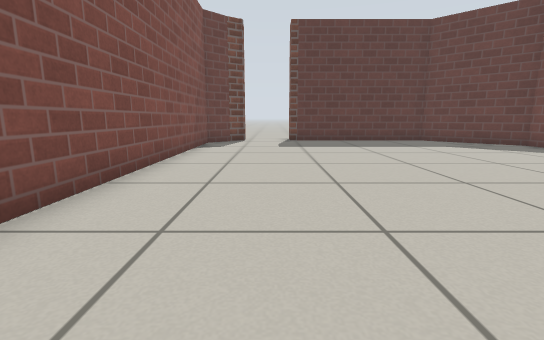
View 1 (above)

14 first-person views from a walk through a Gazebo world. The camera is 0.5 m above the floor, tilts 10° down and sees 85° across. The floor is counted in squares, 0.5 m on a side. Each view is taken from the middle of a square. On the plan, view 1 faces up. The plan holds only what a view shows up to about 12 squares ahead; the rest is blank. Gazebo's built-in surfaces are drawn with simple patterns.

View 2
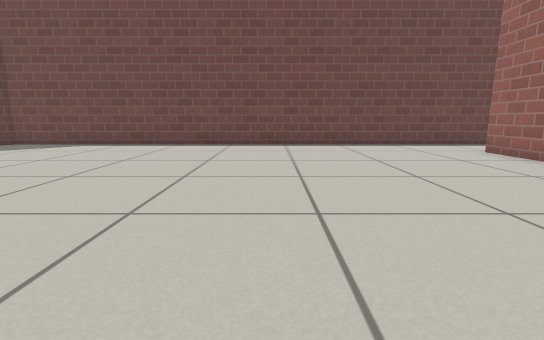

View 3
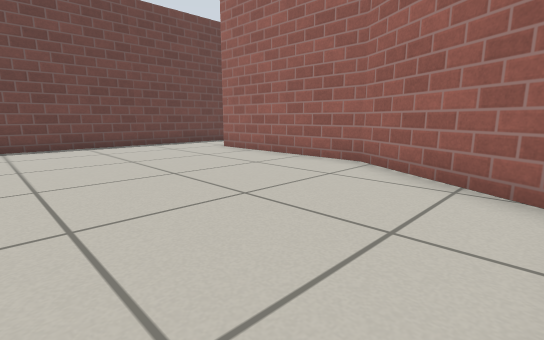

View 4
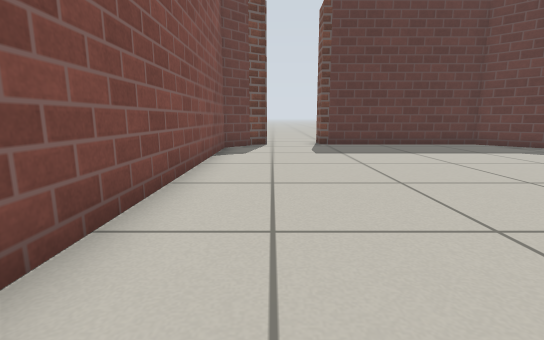

View 5
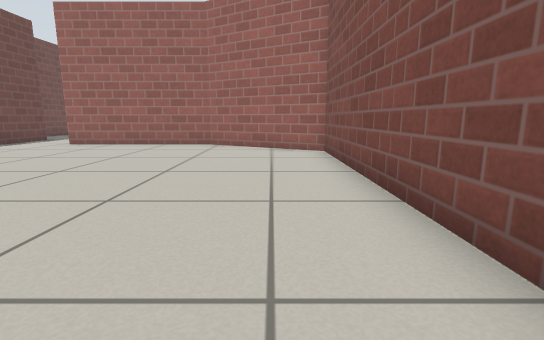

View 6
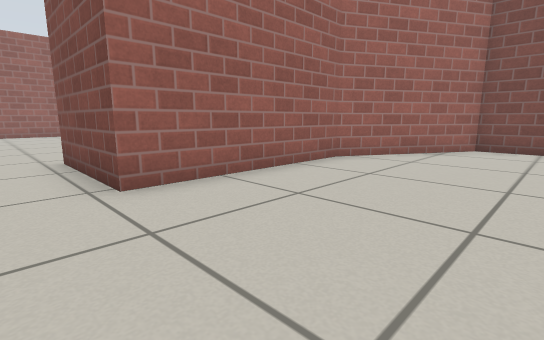

View 7
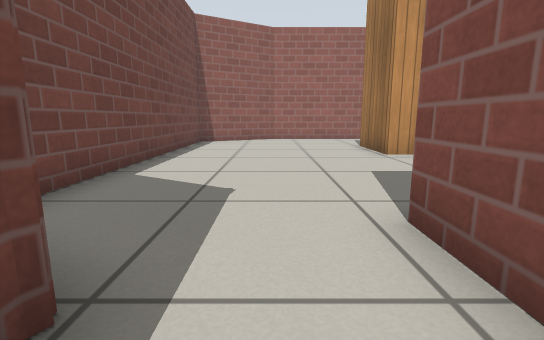

View 8
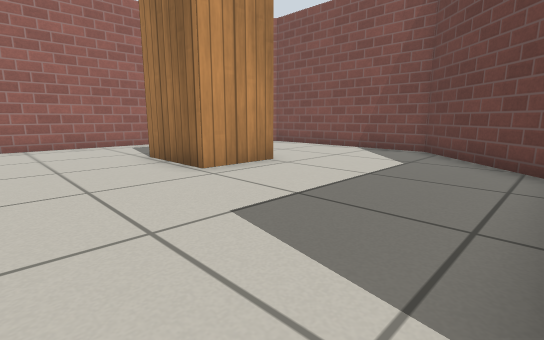

View 9
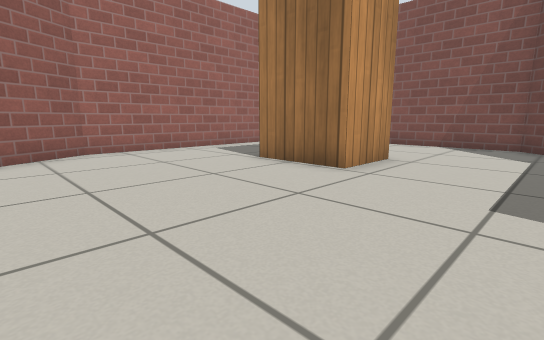

View 10
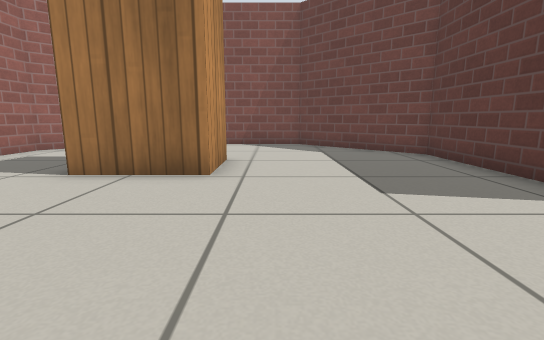

View 11
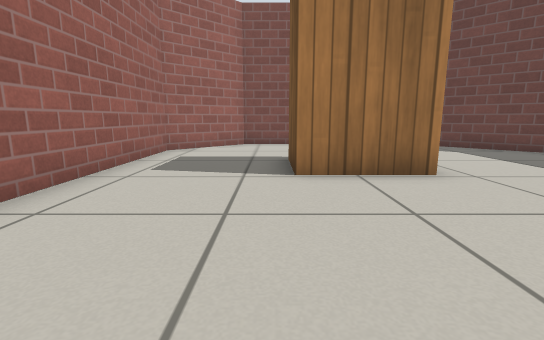

View 12
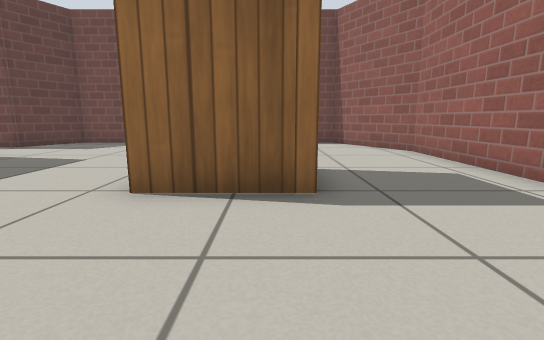

View 13
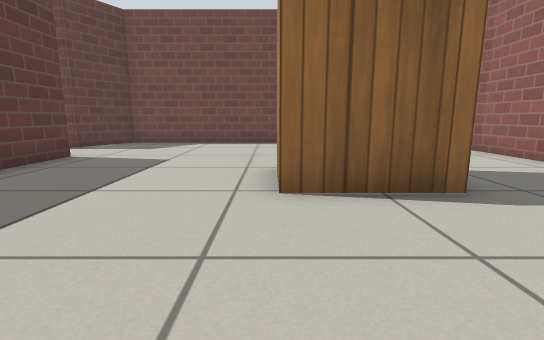

View 14
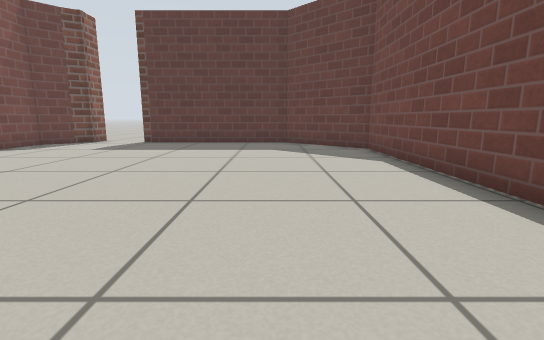

### Floor plan
Ten units are one square. View 1 is at (0, 0); x grows to the right and y downward. Boxes are objects, and circles mark ways between rooms. Rooms are numbered by the first view taken in them; rooms with no view inside come last. Other rooms are left out.
<svg viewBox="-31 -140 146 347">
<path fill="none" stroke="#000" d="M-11 -132 -18 -128 -26 -120 -26 30 14 53 67 53M91 56 91 -106 66 -131 8 -131M49 141 49 166 29 166 29 141 49 141M67 53 67 88 19 88 -13 120 -13 181 8 202 79 202 110 185 110 84 91 73 91 56"/>
<circle cx="75" cy="50" r="3" fill="#2a7"/>
<text x="30" y="-40">1</text>
<text x="50" y="140">2</text>
</svg>
Room 1 opens to room 2.

Where each view was taken, in squares from view 1:
view 1: 0 up, 0 right, facing up
view 2: 1 up, 2 left, facing right
view 3: 1 up, 2 left, facing down-right
view 4: 2 up, 1 left, facing up
view 5: 6 up, 1 left, facing down
view 6: 1 down, 8 right, facing down-left
view 7: 6 down, 8 right, facing down
view 8: 9 down, 8 right, facing down-left
view 9: 11 down, 10 right, facing down-left
view 10: 13 down, 10 right, facing left
view 11: 17 down, 10 right, facing left
view 12: 16 down, 1 left, facing right
view 13: 14 down, 1 left, facing right
view 14: 1 up, 6 right, facing up
